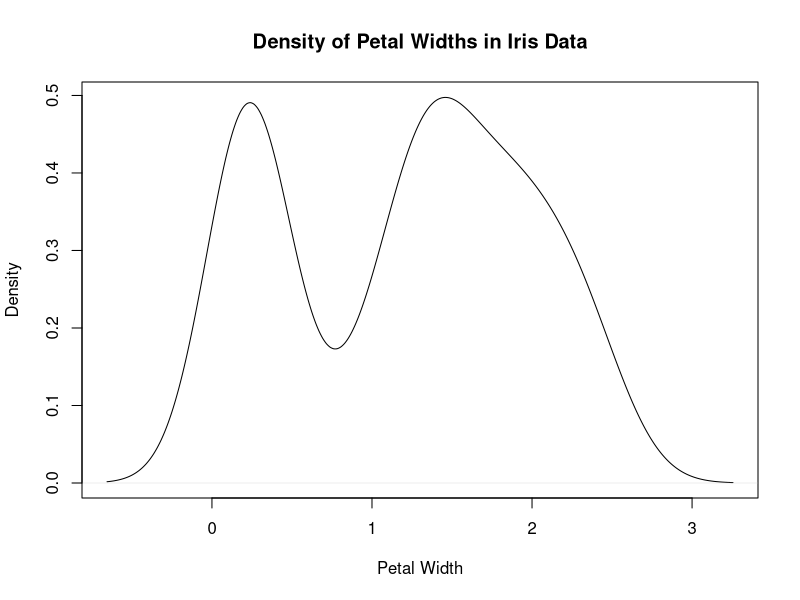

Generate this figure with R:
## ---- chunk 1
y <- density(iris$Petal.Width)
## ---- chunk 2
class(y)
typeof(y)
str(y)
## ---- chunk 3
#| echo: false
plot(y, 
     main="Density of Petal Widths in Iris Data",
     xlab="Petal Width")
